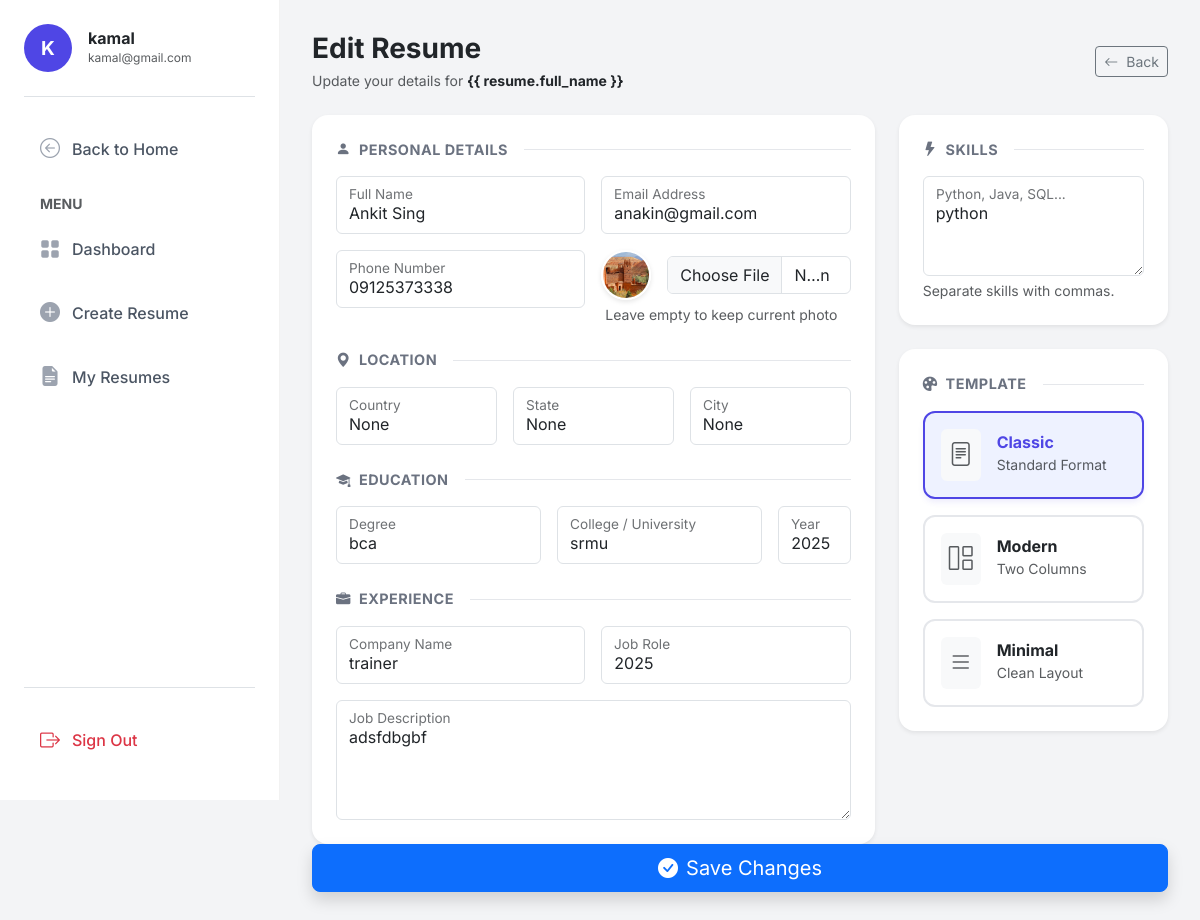
Page /resume/12/edit/ (signed in) on the committed database.
### resume_builder/models.py (models this page shows, shortened)
class Resume(models.Model):
    user = models.ForeignKey(User, on_delete=models.CASCADE)
    full_name = models.CharField(max_length=100)
    email = models.EmailField()
    phone = models.CharField(max_length=15)
    image = models.ImageField(upload_to="profile_images/", null=True, blank=True)
    country = models.CharField(max_length=100)
    state = models.CharField(max_length=100)
    city = models.CharField(max_length=100)
    TEMPLATE_CHOICES = (
        ('classic', 'Classic'),
        ('modern', 'Modern'),
        ('minimal', 'Minimal'),
    )
    template = models.CharField(
        max_length=20,
        choices=TEMPLATE_CHOICES,
        default='classic'
    )
    skills = models.CharField(max_length=255, blank=True, default="")

class Education(models.Model):
    resume = models.ForeignKey(Resume, on_delete=models.CASCADE)
    degree = models.CharField(max_length=100)
    college = models.CharField(max_length=150)
    year = models.CharField(max_length=10)

class Experience(models.Model):
    resume = models.ForeignKey(Resume, on_delete=models.CASCADE)
    company = models.CharField(max_length=150)
    role = models.CharField(max_length=100)
    description = models.TextField()

### resume_builder/views.py (the view, shortened to what this page needs)
# urls.py: path('resume/<int:id>/edit/',edit_resume, name='edit_resume'),
@login_required
def edit_resume(request, id):
    resume = get_object_or_404(Resume, id=id, user=request.user)
    resume.country = request.POST.get("country")
    resume.state = request.POST.get("state")
    resume.city = request.POST.get("city")
    education = Education.objects.filter(resume=resume).first()
    experience = Experience.objects.filter(resume=resume).first()
    return render(request, 'edit_resume.html', {
        'resume': resume,
        'education': education,
        'experience': experience,
    })

### resume_builder/templates/edit_resume.html (shortened to what this page needs)
{% extends 'dashboard_base.html' %}
{% load static %}
{% block content %}
<div class="container-fluid px-0">
    <div class="d-flex justify-content-between align-items-center mb-4">
        <div>
            <h3 class="fw-bold mb-1">Edit Resume</h3>
            <p class="text-muted small mb-0">Update your details for <span class="fw-bold text-dark">{{ resume.full_name
                    }}</span></p>
        </div>
        <a href="{% url 'resume_list' %}" class="btn btn-outline-secondary btn-sm">
            <i class="bi bi-arrow-left me-2"></i>Back
        </a>
    </div>
    <form method="post" enctype="multipart/form-data">
        <div class="row g-4">
            <div class="col-lg-8">
                <div class="card shadow-sm border-0 rounded-4 p-4">
                    <div class="section-title"><i class="bi bi-person-fill me-2"></i>Personal Details</div>
                    <div class="row g-3 mb-4">
                        <div class="col-md-6">
                            <div class="form-floating">
                                <input type="text" class="form-control" name="full_name" id="nameInput"
                                    value="{{ resume.full_name }}" placeholder="Name" required>
                                <label for="nameInput">Full Name</label>
                            </div>
                        </div>
                        <div class="col-md-6">
                            <div class="form-floating">
                                <input type="email" class="form-control" name="email" id="emailInput"
                                    value="{{ resume.email }}" placeholder="Email" required>
                                <label for="emailInput">Email Address</label>
                            </div>
                        </div>
                        <div class="col-md-6">
                            <div class="form-floating">
                                <input type="text" class="form-control" name="phone" id="phoneInput"
                                    value="{{ resume.phone }}" placeholder="Phone" required>
                                <label for="phoneInput">Phone Number</label>
                            </div>
                        </div>
                        <div class="col-md-6">
                            <div class="d-flex align-items-center gap-3">
                                {% if resume.image %}
                                <img src="{{ resume.image.url }}" class="current-img-preview" alt="Current">
                                {% endif %}
                                <input type="file" class="form-control" name="image">
                            </div>
                            <div class="form-text small ms-1">Leave empty to keep current photo</div>
                        </div>
                    </div>
                    <div class="section-title"><i class="bi bi-geo-alt-fill me-2"></i>Location</div>
                    <div class="row g-3 mb-4">
                        <div class="col-md-4">
                            <div class="form-floating">
                                <input type="text" class="form-control" name="country" id="countryInput"
                                    value="{{ resume.country }}" placeholder="Country" required>
                                <label for="countryInput">Country</label>
                            </div>
                        </div>
                        <div class="col-md-4">
                            <div class="form-floating">
                                <input type="text" class="form-control" name="state" id="stateInput"
                                    value="{{ resume.state }}" placeholder="State" required>
                                <label for="stateInput">State</label>
                            </div>
                        </div>
                        <div class="col-md-4">
                            <div class="form-floating">
                                <input type="text" class="form-control" name="city" id="cityInput"
                                    value="{{ resume.city }}" placeholder="City" required>
                                <label for="cityInput">City</label>
                            </div>
                        </div>
                    </div>
                    <div class="row g-4">
                        <div class="col-md-12">
                            <div class="section-title"><i class="bi bi-mortarboard-fill me-2"></i>Education</div>
                            <div class="row g-3">
                                <div class="col-md-5">
                                    <div class="form-floating">
                                        <input type="text" class="form-control" name="degree" id="degree"
                                            value="{{ education.degree }}" placeholder="Degree">
                                        <label for="degree">Degree</label>
                                    </div>
                                </div>
                                <div class="col-md-5">
                                    <div class="form-floating">
                                        <input type="text" class="form-control" name="college" id="college"
                                            value="{{ education.college }}" placeholder="College">
                                        <label for="college">College / University</label>
                                    </div>
                                </div>
                                <div class="col-md-2">
                                    <div class="form-floating">
                                        <input type="text" class="form-control" name="year" id="year"
                                            value="{{ education.year }}" placeholder="Year">
                                        <label for="year">Year</label>
                                    </div>
                                </div>
                            </div>
                        </div>
                        <div class="col-md-12">
                            <div class="section-title"><i class="bi bi-briefcase-fill me-2"></i>Experience</div>
                            <div class="row g-3">
                                <div class="col-md-6">
                                    <div class="form-floating">
                                        <input type="text" class="form-control" name="company" id="company"
                                            value="{{ experience.company }}" placeholder="Company">
                                        <label for="company">Company Name</label>
                                    </div>
                                </div>
                                <div class="col-md-6">
                                    <div class="form-floating">
                                        <input type="text" class="form-control" name="role" id="role"
                                            value="{{ experience.role }}" placeholder="Role">
                                        <label for="role">Job Role</label>
                                    </div>
                                </div>
                                <div class="col-12">
                                    <div class="form-floating">
                                        <textarea class="form-control" name="experience" id="expDesc"
                                            placeholder="Description"
                                            style="height: 120px;">{{ experience.description }}</textarea>
                                        <label for="expDesc">Job Description</label>
                                    </div>
                                </div>
                            </div>
                        </div>
                    </div>
                </div>
            </div>
            <div class="col-lg-4">
                <div class="card shadow-sm border-0 rounded-4 p-4 mb-4">
                    <div class="section-title"><i class="bi bi-lightning-fill me-2"></i>Skills</div>
                    <div class="form-floating">
                        <textarea class="form-control" name="skills" id="skillsInput" style="height: 100px"
                            placeholder="Skills">{{ resume.skills }}</textarea>
                        <label for="skillsInput">Python, Java, SQL...</label>
                    </div>
                    <div class="form-text">Separate skills with commas.</div>
                </div>
<div class="card shadow-sm border-0 rounded-4 p-4 mb-4">
    <div class="section-title"><i class="bi bi-palette-fill me-2"></i>Template</div>
    <div class="d-flex flex-column gap-3">
        <label class="w-100">
            <div class="template-option p-3 d-flex align-items-center">
                <div class="bg-light rounded p-2 me-3"><i class="bi bi-file-text fs-4 text-muted"></i></div>
                <div>
                    <h6 class="fw-bold mb-0">Classic</h6>
                    <small class="text-muted">Standard Format</small>
                </div>
            </div>
        </label>
        <label class="w-100">
            <div class="template-option p-3 d-flex align-items-center">
                <div class="bg-light rounded p-2 me-3"><i class="bi bi-grid-1x2 fs-4 text-muted"></i></div>
                <div>
                    <h6 class="fw-bold mb-0">Modern</h6>
                    <small class="text-muted">Two Columns</small>
                </div>
            </div>
        </label>
        <label class="w-100">
            <div class="template-option p-3 d-flex align-items-center">
                <div class="bg-light rounded p-2 me-3"><i class="bi bi-list fs-4 text-muted"></i></div>
                <div>
                    <h6 class="fw-bold mb-0">Minimal</h6>
                    <small class="text-muted">Clean Layout</small>
                </div>
            </div>
        </label>
    </div>
</div>
                    </div>
                </div>
                <div class="sticky-bottom pb-4" style="z-index: 10;">
                    <button type="submit" class="btn btn-primary w-100 btn-lg shadow">
                        <i class="bi bi-check-circle-fill me-2"></i>Save Changes
                    </button>
                </div>
            </div>
{% endblock %}

### resume_builder/templates/dashboard_base.html (shortened to what this page needs)
{% load static %}
<!DOCTYPE html>
<html lang="en">
<head>
  <link href="https://cdn.jsdelivr.net/npm/bootstrap@5.3.3/dist/css/bootstrap.min.css" rel="stylesheet">
  <link rel="stylesheet" href="https://cdn.jsdelivr.net/npm/bootstrap-icons@1.11.1/font/bootstrap-icons.css">
</head>
<body>
  <nav class="sidebar" id="sidebar">
    <div class="mb-4 pb-4 border-bottom">
      <div class="d-flex align-items-center gap-3">
        <div class="avatar-circle">
          {{ request.user.username|slice:":1"|upper }}
        </div>
        <div style="overflow: hidden;">
          <h6 class="mb-0 fw-bold text-dark text-truncate">{{ request.user.get_full_name|default:request.user.username}}
          </h6>
          <small class="text-muted text-truncate d-block" style="font-size: 0.75rem;">{{ request.user.email }}</small>
        </div>
      </div>
    </div>
    <div class="d-flex flex-column h-100">
      <a href="{% url 'home' %}" class="nav-link-custom">
        <i class="bi bi-arrow-left-circle"></i> Back to Home
      </a>
      <div class="my-2 small fw-bold text-muted text-uppercase ps-3">Menu</div>
      <a href="{% url 'dashboard' %}"
        class="nav-link-custom {% if request.resolver_match.url_name == 'dashboard' %}active{% endif %}">
        <i class="bi bi-grid-fill"></i> Dashboard
      </a>
      <a href="{% url 'create_resume' %}"
        class="nav-link-custom {% if request.resolver_match.url_name == 'create_resume' %}active{% endif %}">
        <i class="bi bi-plus-circle-fill"></i> Create Resume
      </a>
      <a href="{% url 'resume_list' %}"
        class="nav-link-custom {% if request.resolver_match.url_name == 'resume_list' %}active{% endif %}">
        <i class="bi bi-file-earmark-text-fill"></i> My Resumes
      </a>
      <div class="mt-auto pt-4 border-top">
        <a href="{% url 'logout' %}" class="nav-link-custom text-danger">
          <i class="bi bi-box-arrow-right text-danger"></i> Sign Out
        </a>
      </div>
    </div>
  </nav>
  <main class="main-wrapper">
    {% block content %}{% endblock %}
  </main>
</body>
</html>

### resume_builder/templates/dashboard_base.html (style rules this page uses)
:root { --primary-color: #4F46E5; --sidebar-width: 280px; --bg-light: #f3f4f6; --text-dark: #1f2937; }
body { font-family: 'Inter', sans-serif; background-color: var(--bg-light); overflow-x: hidden; }
.sidebar { width: var(--sidebar-width); height: 100vh; background: white; border-right: 1px solid rgba(0, 0, 0, 0.05); position: fixed; top: 0; left: 0; display: flex; flex-direction: column; padding: 1.5rem; z-index: 1000; }
.avatar-circle { width: 48px; height: 48px; background-color: var(--primary-color); color: white; border-radius: 50%; display: flex; align-items: center; justify-content: center; font-weight: 700; font-size: 1.2rem; flex-shrink: 0; }
.nav-link-custom { display: flex; align-items: center; padding: 0.8rem 1rem; color: #4b5563; text-decoration: none; border-radius: 8px; font-weight: 500; margin-bottom: 0.5rem; transition: all 0.2s ease; }
.nav-link-custom i { font-size: 1.25rem; margin-right: 12px; color: #9ca3af; transition: color 0.2s; }
.main-wrapper { margin-left: var(--sidebar-width); padding: 2rem; min-height: 100vh; }

### resume_builder/templates/edit_resume.html (style rules this page uses)
.section-title { font-size: 0.9rem; font-weight: 700; text-transform: uppercase; letter-spacing: 0.5px; color: #6b7280; margin-bottom: 1rem; display: flex; align-items: center; }
.section-title::after { content: ""; flex: 1; height: 1px; background: #e5e7eb; margin-left: 1rem; }
.template-option { cursor: pointer; border: 2px solid #e5e7eb; border-radius: 12px; transition: all 0.2s; height: 100%; background: #fff; }
.template-radio:checked+.template-option { border-color: var(--primary-color); background-color: #eef2ff; box-shadow: 0 4px 6px -1px rgba(79, 70, 229, 0.1); }
.template-radio:checked+.template-option h6 { color: var(--primary-color); }
.current-img-preview { width: 50px; height: 50px; object-fit: cover; border-radius: 50%; border: 2px solid #fff; box-shadow: 0 2px 5px rgba(0, 0, 0, 0.1); }

### rows in the picture
Resume: full_name "Ankit Sing", email "anakin@gmail.com", phone "09125373338", image (picture), country "None", state "None", city "None", skills "python"
Education: degree "bca", college "srmu", year "2025"
Experience: company "trainer", role "2025", experience "adsfdbgbf"

### other values in the picture
{{ request.user.username|slice:":1"|upper }} "K"
{{ request.user.get_full_name|default:request.user.username }} "kamal"
{{ request.user.email }} "kamal@gmail.com"
